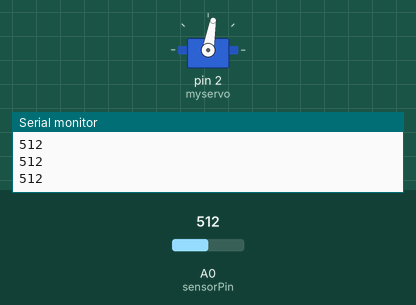
Bench run of a sketch on a simulated Arduino Uno, built with avr-gcc and run on an emulated ATmega328P. On the bench: servo, the last lines printed to the serial monitor. The test bench sets the inputs (shaded band); at power-on: A0 (sensorPin) = 512.

Above: at 1.2 s.
1.3 s: A0 (sensorPin) set to 212
2.8 s: A0 (sensorPin) set to 186
At 4.0 s:
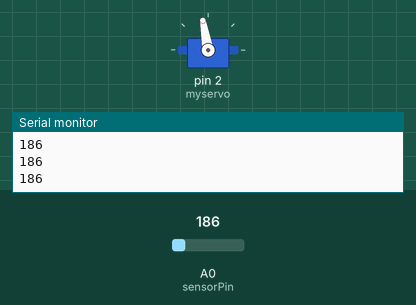
4.3 s: A0 (sensorPin) set to 210
At 5.5 s:
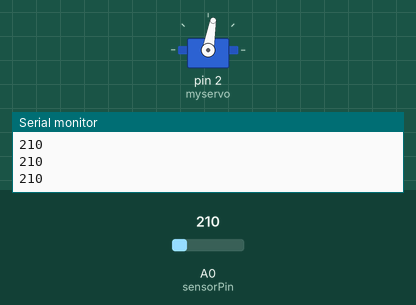
5.8 s: A0 (sensorPin) set to 190
At 7.2 s:
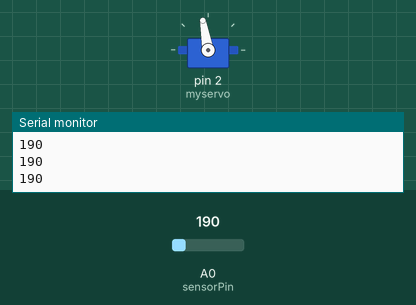
Timing chart, 0 to 8.3 s (numbered marks = the images above; inputs shaded):
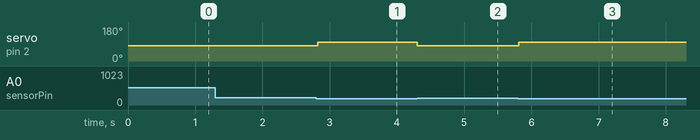

Measured:
- the behaviour switches between 200 and 199 on A0 (sensorPin) (found by bisection; images 0 and 1)
- after the input at 2.8 s, servo on pin 2 (myservo): 80° → 100° at once
- after the input at 4.3 s, servo on pin 2 (myservo): 100° → 80° at once
- after the input at 5.8 s, servo on pin 2 (myservo): 80° → 100° at once

The sketch:

Gioco_Dinosauro_Chrome.ino
```cpp
#include <Servo.h>
Servo myservo;
int sensorPin = A0;
int sensorValue = 0;
int val;
void setup() {

  myservo.attach(2);
  Serial.begin(9600);
  myservo.write(80);
}
void loop() {

  sensorValue = (analogRead(sensorPin));
  if (sensorValue < 200) {
    // cactus
    val = 100;
  }
  else {
    //no cactus
    val =  80;
    myservo.write(val);
    delay(50);
  }
  Serial.println(sensorValue); //debug
  myservo.write(val);
  //delay(15);
}
```
